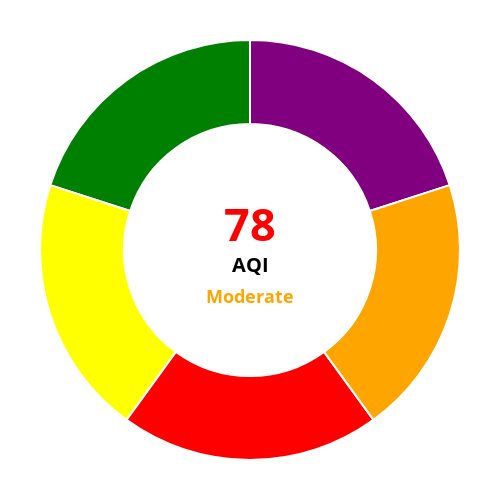

Notebook source saved alongside this figure:
### Code cell
import plotly.graph_objects as go

# Custom AQI donut data
labels = ['Very Poor', 'Good', 'Moderate', 'Unhealthy', 'Satisfactory']
values = [20, 20, 20, 20, 20]  # equal segments

# Custom colors: purple, green, yellow, red, orange
colors = ['purple', 'green', 'yellow', 'red', 'orange']

# Create donut chart
fig = go.Figure(data=[go.Pie(    # go.Pie is used to create both pie and donut charts.
    labels=labels,
    values=values,
    hole=0.6,
    marker=dict(colors=colors, line=dict(color='white', width=2)),
    textinfo='none'  # hide slice labels
)])

# Add center text with extra spacing
fig.add_annotation(
    text="<b><span style='font-size:45px; color:red;'>78</span><br><br>"
         "<span style='font-size:20px; color:black;'>AQI</span><br><br>"
         "<span style='font-size:18px; color:orange;'>Moderate</span></b>",
    x=0.5, y=0.5, showarrow=False       # showarrow=False ensures no arrow appears on the tex
)

# Layout adjustments
fig.update_layout(
    showlegend=False,
    width=500, height=500,
    margin=dict(t=40, b=40, l=40, r=40),
    paper_bgcolor='white'
)

fig.show()

### Figure 1 — Plotly figure (JSON) as saved in the notebook; plotly's stock layout.template omitted (floating-point values rounded to 4 significant figures)
{"data": [{"hole": 0.6, "labels": ["Very Poor", "Good", "Moderate", "Unhealthy", "Satisfactory"], "marker": {"colors": ["purple", "green", "yellow", "red", "orange"], "line": {"color": "white", "width": 2}}, "textinfo": "none", "type": "pie", "values": [20, 20, 20, 20, 20]}], "layout": {"annotations": [{"showarrow": false, "text": "<b><span style='font-size:45px; color:red;'>78</span><br><br><span style='font-size:20px; color:black;'>AQI</span><br><br><span style='font-size:18px; color:orange;'>Moderate</span></b>", "x": 0.5, "y": 0.5}], "height": 500, "margin": {"b": 40, "l": 40, "r": 40, "t": 40}, "paper_bgcolor": "white", "showlegend": false, "width": 500}}
